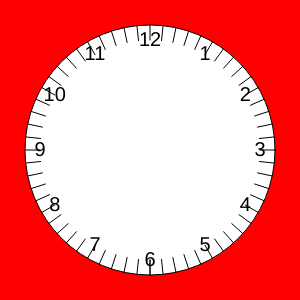
Frame 1 (no input)
Frame 60 (no input): identical to frame 1, image omitted
Frame 120 (the mouse pressed at the canvas centre since frame 60): identical to frame 1, image omitted

The p5.js sketch that drew this single still picture (run headless with seeded random() and noise() and a simulated clock; from frame 60 on, the mouse is pressed at the canvas centre):

// p5.js sketch
// ── sketch.js
const CANVAS_WIDTH = 300;
const CANVAS_HEIGHT = 300;
const CLOCKSIZE = CANVAS_WIDTH - 50;
const CLOCK_NUMBERS = [1, 2, 3, 4, 5, 6, 7, 8, 9, 10, 11, 12];

function setup() {
  createCanvas(CANVAS_WIDTH, CANVAS_HEIGHT);
  background(255, 0, 0);
  drawClock();
}

function draw() {
}

function drawClock() {
  // Face
  ellipse(width/2, height/2, CLOCKSIZE);
  drawNumbers();
  drawMinuteLines();
  // drawMinuteHand();
}

function drawNumbers() {
  textSize(20);
  textAlign(CENTER, CENTER);
  let offsetX = width / 2;
  let offsetY = height / 2;
  let multX = CLOCKSIZE / 2 - 15;
  let multY = CLOCKSIZE / 2 - 15;
  let timeAdd = Math.PI * 2 / CLOCK_NUMBERS.length;
  let time = Math.PI - timeAdd; // Start at right spot
  CLOCK_NUMBERS.forEach(number => {
    text(number, sin(time)*multX+offsetX, cos(time)*multY+offsetY);
    // ellipse(, 20);
    time-= timeAdd;
  });
}

function drawMinuteLines() {
  let offsetX = width / 2;
  let offsetY = height / 2;
  let multX = CLOCKSIZE / 2;
  let multY = CLOCKSIZE / 2;
  let tickLength = 15;
  let timeAdd = Math.PI * 2 / 60; // 60 ticks
  let time = 0;
  for (let index = 0; index < 61; index++) {
    // TODO: Modulo this to not draw those div by 5
    let s = sin(time);
    let c = cos(time);
    line(s*multX+offsetX, c*multY+offsetY, s*(multX-tickLength)+offsetX, c*(multY-tickLength)+offsetY);
    time+= timeAdd;
  }
}

function drawMinuteHand() {

}
// ── timedata.js
const HOURS_JPN = [
  'juunijii',
  'ichiji',
  'niji',
  'sanji',
  'yoji',
  'goji',
  'rokuji',
  'shichiji',
  'hachiji',
  'kuji',
  'juuji',
  'juuichiji'
];
const MINS_JPN = [
  '',
  'ippun',
  'nifun',
  'sanpun',
  'yonpun',
  'gofun',
  'roppun',
  'nanafun',
  'happun',
  'kyuufun',
  'juppun',
  'juuippun',
  'juunifun',
  'juusanpun',
  'juuyonpun',
  'juugofun',
  'juuroppun',
  'juunanafun',
  'juuhappun',
  'juukyuufun',
  'nijuppun',
  'nijuuippun',
  'nijuunifun',
  'nijuusanpun',
  'nijuuyonpun',
  'nijuugofun',
  'nijuuroppun',
  'nijuunanafun',
  'nijuuhappun',
  'nijuukyuufun',
  'sanjuppun',
  'sanjuuippun',
  'sanjuunifun',
  'sanjuusanpun',
  'sanjuuyonpun',
  'sanjuugofun',
  'sanjuuroppun',
  'sanjuunanafun',
  'sanjuuhappun',
  'sanjuukyuufun',
  'yonjuppun',
  'yonjuuippun',
  'yonjuunifun',
  'yonjuusanpun',
  'yonjuuyonpun',
  'yonjuugofun',
  'yonjuuroppun',
  'yonjuunanafun',
  'yonjuuhappun',
  'yonjuukyuufun',
  'gojuppun',
  'gojuuippun',
  'gojuunifun',
  'gojuusanpun',
  'gojuuyonpun',
  'gojuugofun',
  'gojuuroppun',
  'gojuunanafun',
  'gojuuhappun',
  'gojuukyuufun'
];
